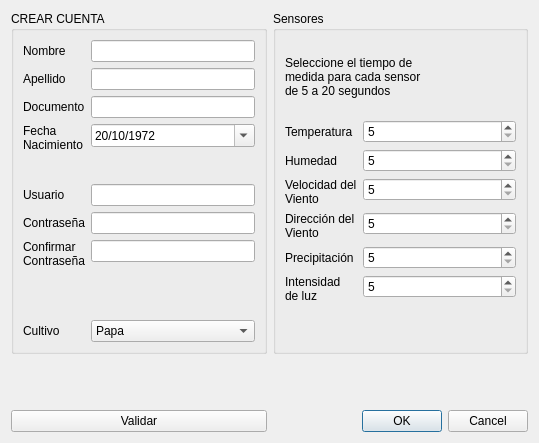
<?xml version="1.0" encoding="UTF-8"?>
<ui version="4.0">
 <class>Dia_createUser</class>
 <widget class="QDialog" name="Dia_createUser">
  <property name="geometry">
   <rect>
    <x>0</x>
    <y>0</y>
    <width>539</width>
    <height>443</height>
   </rect>
  </property>
  <property name="windowTitle">
   <string>Registro</string>
  </property>
  <layout class="QGridLayout" name="gridLayout">
   <item row="0" column="1">
    <widget class="QGroupBox" name="groupBox_2">
     <property name="title">
      <string>Sensores</string>
     </property>
     <layout class="QVBoxLayout" name="verticalLayout" stretch="1,3">
      <item>
       <widget class="QLabel" name="label_2">
        <property name="text">
         <string>Seleccione el tiempo de 
medida para cada sensor 
de 5 a 20 segundos</string>
        </property>
       </widget>
      </item>
      <item>
       <layout class="QFormLayout" name="formLayout">
        <item row="0" column="0">
         <widget class="QLabel" name="label_temperatura">
          <property name="text">
           <string>Temperatura</string>
          </property>
         </widget>
        </item>
        <item row="0" column="1">
         <widget class="QSpinBox" name="spinBox_temperatura">
          <property name="minimum">
           <number>5</number>
          </property>
          <property name="maximum">
           <number>20</number>
          </property>
         </widget>
        </item>
        <item row="1" column="0">
         <widget class="QLabel" name="label_humedad">
          <property name="text">
           <string>Humedad</string>
          </property>
         </widget>
        </item>
        <item row="1" column="1">
         <widget class="QSpinBox" name="spinBox_humedad">
          <property name="minimum">
           <number>5</number>
          </property>
          <property name="maximum">
           <number>20</number>
          </property>
         </widget>
        </item>
        <item row="2" column="0">
         <widget class="QLabel" name="label_velocidadViento">
          <property name="text">
           <string>Velocidad del
Viento</string>
          </property>
         </widget>
        </item>
        <item row="2" column="1">
         <widget class="QSpinBox" name="spinBox_velocidadViento">
          <property name="minimum">
           <number>5</number>
          </property>
          <property name="maximum">
           <number>20</number>
          </property>
         </widget>
        </item>
        <item row="3" column="0">
         <widget class="QLabel" name="label_direccioViento">
          <property name="text">
           <string>Dirección del
Viento</string>
          </property>
         </widget>
        </item>
        <item row="3" column="1">
         <widget class="QSpinBox" name="spinBox_direccionViento">
          <property name="minimum">
           <number>5</number>
          </property>
          <property name="maximum">
           <number>20</number>
          </property>
         </widget>
        </item>
        <item row="4" column="0">
         <widget class="QLabel" name="label_precipitacion">
          <property name="text">
           <string>Precipitación</string>
          </property>
         </widget>
        </item>
        <item row="4" column="1">
         <widget class="QSpinBox" name="spinBox_precipitacion">
          <property name="minimum">
           <number>5</number>
          </property>
          <property name="maximum">
           <number>20</number>
          </property>
         </widget>
        </item>
        <item row="5" column="0">
         <widget class="QLabel" name="label_intensidadLuz">
          <property name="text">
           <string>Intensidad 
de luz</string>
          </property>
         </widget>
        </item>
        <item row="5" column="1">
         <widget class="QSpinBox" name="spinBox_intensidadLuz">
          <property name="minimum">
           <number>5</number>
          </property>
          <property name="maximum">
           <number>20</number>
          </property>
         </widget>
        </item>
       </layout>
      </item>
     </layout>
    </widget>
   </item>
   <item row="3" column="1">
    <widget class="QDialogButtonBox" name="buttonBox_create">
     <property name="orientation">
      <enum>Qt::Horizontal</enum>
     </property>
     <property name="standardButtons">
      <set>QDialogButtonBox::Cancel|QDialogButtonBox::Ok</set>
     </property>
    </widget>
   </item>
   <item row="0" column="0">
    <widget class="QGroupBox" name="groupBox">
     <property name="title">
      <string>CREAR CUENTA</string>
     </property>
     <layout class="QGridLayout" name="gridLayout_2">
      <item row="0" column="0">
       <layout class="QFormLayout" name="formLayout_2">
        <item row="0" column="0">
         <widget class="QLabel" name="label_name">
          <property name="text">
           <string>Nombre</string>
          </property>
         </widget>
        </item>
        <item row="0" column="1">
         <widget class="QLineEdit" name="lineEdit_name"/>
        </item>
        <item row="1" column="0">
         <widget class="QLabel" name="label_lastName">
          <property name="text">
           <string>Apellido</string>
          </property>
         </widget>
        </item>
        <item row="1" column="1">
         <widget class="QLineEdit" name="lineEdit_lastName"/>
        </item>
        <item row="2" column="0">
         <widget class="QLabel" name="label_document">
          <property name="text">
           <string>Documento</string>
          </property>
         </widget>
        </item>
        <item row="2" column="1">
         <widget class="QLineEdit" name="lineEdit_document"/>
        </item>
        <item row="3" column="0">
         <widget class="QLabel" name="label_dateBirth">
          <property name="text">
           <string>Fecha 
Nacimiento</string>
          </property>
         </widget>
        </item>
        <item row="3" column="1">
         <widget class="QDateEdit" name="dateEdit_dateBirth">
          <property name="locale">
           <locale language="Spanish" country="Colombia"/>
          </property>
          <property name="wrapping">
           <bool>false</bool>
          </property>
          <property name="currentSection">
           <enum>QDateTimeEdit::DaySection</enum>
          </property>
          <property name="displayFormat">
           <string>dd/MM/yyyy</string>
          </property>
          <property name="calendarPopup">
           <bool>true</bool>
          </property>
          <property name="timeSpec">
           <enum>Qt::LocalTime</enum>
          </property>
          <property name="date">
           <date>
            <year>1972</year>
            <month>10</month>
            <day>20</day>
           </date>
          </property>
         </widget>
        </item>
        <item row="4" column="1">
         <spacer name="verticalSpacer">
          <property name="orientation">
           <enum>Qt::Vertical</enum>
          </property>
          <property name="sizeType">
           <enum>QSizePolicy::Fixed</enum>
          </property>
          <property name="sizeHint" stdset="0">
           <size>
            <width>20</width>
            <height>20</height>
           </size>
          </property>
         </spacer>
        </item>
        <item row="5" column="0">
         <widget class="QLabel" name="label_newUser">
          <property name="text">
           <string>Usuario</string>
          </property>
         </widget>
        </item>
        <item row="5" column="1">
         <widget class="QLineEdit" name="lineEdit_newUser"/>
        </item>
        <item row="6" column="0">
         <widget class="QLabel" name="label_newPassword">
          <property name="text">
           <string>Contraseña</string>
          </property>
         </widget>
        </item>
        <item row="6" column="1">
         <widget class="QLineEdit" name="lineEdit_newPassword">
          <property name="echoMode">
           <enum>QLineEdit::Password</enum>
          </property>
         </widget>
        </item>
        <item row="7" column="0">
         <widget class="QLabel" name="label_confirmPassword">
          <property name="text">
           <string>Confirmar 
Contraseña</string>
          </property>
         </widget>
        </item>
        <item row="7" column="1">
         <widget class="QLineEdit" name="lineEdit_confirmPassword"/>
        </item>
        <item row="8" column="1">
         <spacer name="verticalSpacer_3">
          <property name="orientation">
           <enum>Qt::Vertical</enum>
          </property>
          <property name="sizeHint" stdset="0">
           <size>
            <width>20</width>
            <height>40</height>
           </size>
          </property>
         </spacer>
        </item>
        <item row="9" column="1">
         <widget class="QComboBox" name="comboBox_cultivo">
          <item>
           <property name="text">
            <string>Papa</string>
           </property>
          </item>
          <item>
           <property name="text">
            <string>Rosas</string>
           </property>
          </item>
         </widget>
        </item>
        <item row="9" column="0">
         <widget class="QLabel" name="label_cultivo">
          <property name="text">
           <string>Cultivo</string>
          </property>
         </widget>
        </item>
       </layout>
      </item>
     </layout>
    </widget>
   </item>
   <item row="3" column="0">
    <widget class="QPushButton" name="pushButton_validar">
     <property name="text">
      <string>Validar</string>
     </property>
    </widget>
   </item>
   <item row="2" column="1">
    <spacer name="verticalSpacer_2">
     <property name="orientation">
      <enum>Qt::Vertical</enum>
     </property>
     <property name="sizeType">
      <enum>QSizePolicy::Fixed</enum>
     </property>
     <property name="sizeHint" stdset="0">
      <size>
       <width>20</width>
       <height>50</height>
      </size>
     </property>
    </spacer>
   </item>
  </layout>
 </widget>
 <resources/>
 <connections>
  <connection>
   <sender>buttonBox_create</sender>
   <signal>accepted()</signal>
   <receiver>Dia_createUser</receiver>
   <slot>accept()</slot>
   <hints>
    <hint type="sourcelabel">
     <x>248</x>
     <y>254</y>
    </hint>
    <hint type="destinationlabel">
     <x>157</x>
     <y>274</y>
    </hint>
   </hints>
  </connection>
  <connection>
   <sender>buttonBox_create</sender>
   <signal>rejected()</signal>
   <receiver>Dia_createUser</receiver>
   <slot>reject()</slot>
   <hints>
    <hint type="sourcelabel">
     <x>316</x>
     <y>260</y>
    </hint>
    <hint type="destinationlabel">
     <x>286</x>
     <y>274</y>
    </hint>
   </hints>
  </connection>
 </connections>
</ui>
